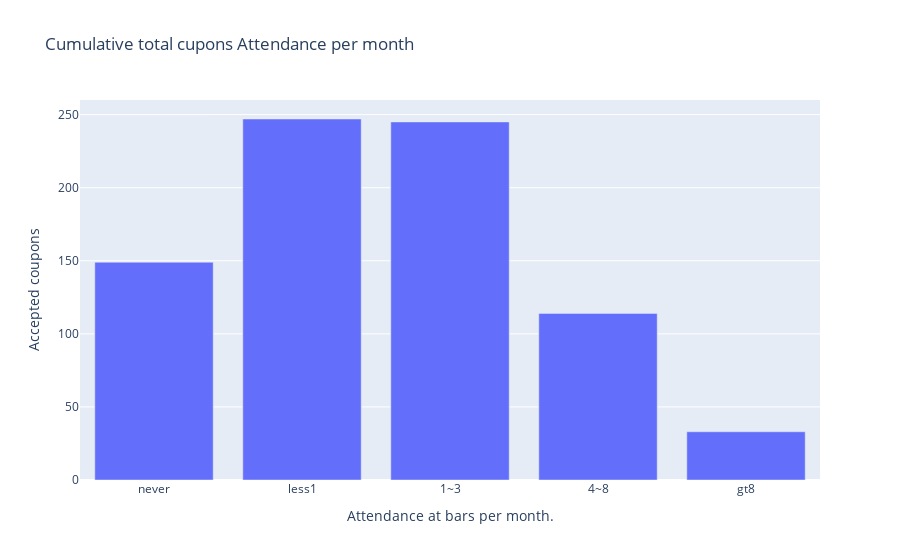

The notebook cell saved with this chart:
### Markdown cell above
### 3. Compare the acceptance rate between those who went to a bar 3 or fewer times a month to those who went more.

### Code cell
# I will create a count of the total data for each coupon for bars
total_bar_coupon = bar_df.groupby("Bar")["Y"].sum().reset_index()

# Sorting the data by the frequency of attendance to bars.
total_bar_coupon_sort.iloc[0] = total_bar_coupon.iloc[4]
total_bar_coupon_sort.iloc[1] = total_bar_coupon.iloc[3]
total_bar_coupon_sort.iloc[2] = total_bar_coupon.iloc[0]
total_bar_coupon_sort.iloc[3] = total_bar_coupon.iloc[1]
total_bar_coupon_sort.iloc[4] = total_bar_coupon.iloc[2]

# Plot it!
px.bar(total_bar_coupon_sort, x="Bar", y="Y", title="Cumulative total cupons Attendance per month",
       labels={"Y":"Accepted coupons","Bar":"Attendance at bars per month."})

### Figure 1 — Plotly figure (JSON) as saved in the notebook; plotly's stock layout.template omitted (floating-point values rounded to 4 significant figures)
{"data": [{"alignmentgroup": "True", "hovertemplate": "Attendance at bars per month.=%{x}<br>Accepted coupons=%{y}<extra></extra>", "legendgroup": "", "marker": {"color": "#636efa", "pattern": {"shape": ""}}, "name": "", "offsetgroup": "", "orientation": "v", "showlegend": false, "textposition": "auto", "type": "bar", "x": ["never", "less1", "1~3", "4~8", "gt8"], "xaxis": "x", "y": [149, 247, 245, 114, 33], "yaxis": "y"}], "layout": {"barmode": "relative", "legend": {"tracegroupgap": 0}, "title": {"text": "Cumulative total cupons Attendance per month"}, "xaxis": {"anchor": "y", "domain": [0, 1], "title": {"text": "Attendance at bars per month."}}, "yaxis": {"anchor": "x", "domain": [0, 1], "title": {"text": "Accepted coupons"}}}}
